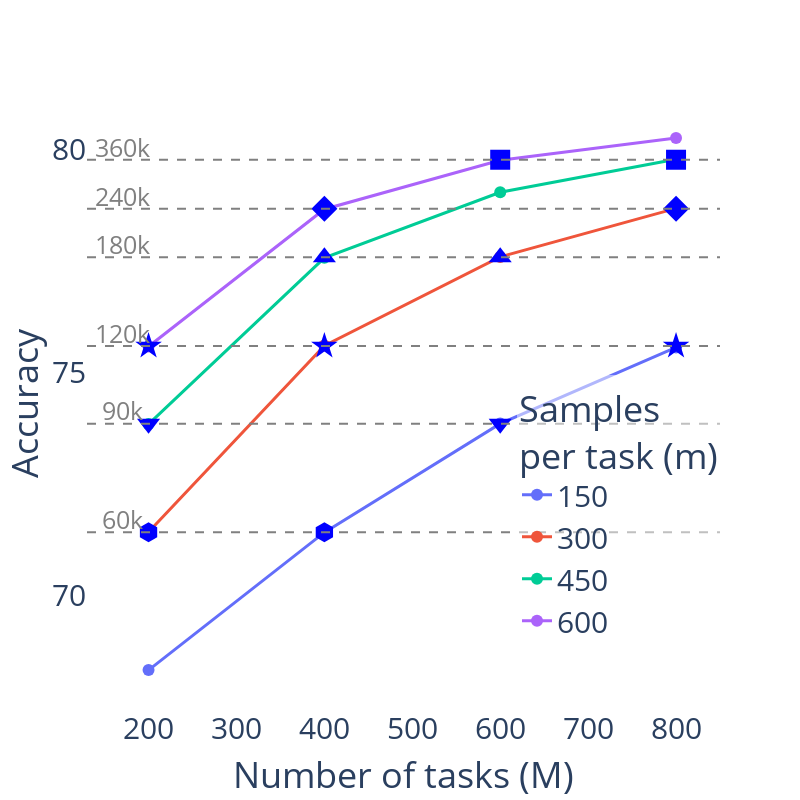

This figure's notebook cell:
### Markdown cell above
# style 1

### Code cell
df = pd.DataFrame({"M": [200,200,200,200,400,400,400,400,600,600,600,600,800,800,800,800], 
                   "m": [150,300,450,600,150,300,450,600,150,300,450,600,150,300,450,600],
                  "Accuracy": [68.32, 71.42, 73.84, 75.58, 
                                71.41, 75.60, 77.57, 78.66,
                                73.85, 77.59, 79.04, 79.76,
                                75.56, 78.68, 79.78, 80.26]}
                )



import plotly.graph_objects as go

# Prepare data
unique_m = df['m'].unique()
data = []
for m in unique_m:
    df_m = df[df['m'] == m]
    trace = go.Scatter(
        x=df_m['M'], 
        y=df_m['Accuracy'], 
        mode='markers+lines', 
        name=f'{m}',
        marker=dict(size=12),
        line=dict(width=3)
    )
    data.append(trace)

# Manually add markers
manual_marker1 = go.Scatter(x=[600, 800], y=[79.77, 79.77], mode='markers', marker=dict(size=20, symbol='square', color='blue'), showlegend=False)
manual_marker2 = go.Scatter(x=[400, 800], y=[78.67, 78.67], mode='markers', marker=dict(size=20, symbol='diamond', color='blue'), showlegend=False)
manual_marker3 = go.Scatter(x=[400, 600], y=[77.58, 77.58], mode='markers', marker=dict(size=20, symbol='triangle-up', color='blue'), showlegend=False)
manual_marker4 = go.Scatter(x=[200, 400, 800], y=[75.59, 75.59, 75.59], mode='markers', marker=dict(size=20, symbol='star', color='blue'), showlegend=False)
manual_marker5 = go.Scatter(x=[200, 600], y=[73.845, 73.845], mode='markers', marker=dict(size=20, symbol='triangle-down', color='blue'), showlegend=False)
manual_marker6 = go.Scatter(x=[200, 400], y=[71.415, 71.415], mode='markers', marker=dict(size=20, symbol='hexagon', color='blue'), showlegend=False)

# Add these markers to your data list
data.append(manual_marker1)
data.append(manual_marker2)
data.append(manual_marker3)
data.append(manual_marker4)
data.append(manual_marker5)
data.append(manual_marker6)

# # Create a scatter plot for the rug
# rug_x = go.Scatter(
#     x=df['M'],  # replace this with your data
#     y=np.repeat(0, len(df)),  # replace this with the appropriate length for your data
#     mode='markers',
#     marker=dict(
#         color='black',
#         size=6,
#         symbol='line-ns-open'
#     ),
#     showlegend=False
# )

# # Add the rug to your data list
# data.append(rug_x)


# Create a figure
fig = go.Figure(data)

# Update layout
fig.update_layout(
    xaxis_title="Number of tasks (M)",
    yaxis_title="Accuracy",
    legend_title="Samples <br>per task (m)",
    legend=dict(
        yanchor="bottom",
        y=0.1,
        xanchor="right",
        x=1,
        bgcolor='rgba(255, 255, 255, 0.5)',  # Set the background color with transparency
        bordercolor='rgb(128, 128, 128)',  # Set the border color with transparency
    ),
    font=dict(size=30),
    height=800,
    width=800,
    xaxis_range=[130,850],
    plot_bgcolor='white',
    # paper_bgcolor="gray",
    # autosize=False,
    # margin=dict(
    #     l=10,  # left margin
    #     r=10,  # right margin
    #     b=10,  # bottom margin
    #     t=10,  # top margin
    #     pad=10  # padding
    # ),
    annotations=[
        dict(x=170, y=80.06, text="360k", showarrow=False, font=dict(size=25, color="gray")),
        dict(x=170, y=78.96, text="240k", showarrow=False, font=dict(size=25, color="gray")),
        dict(x=170, y=77.87, text="180k", showarrow=False, font=dict(size=25, color="gray")),
        dict(x=170, y=75.88, text="120k", showarrow=False, font=dict(size=25, color="gray")),
        dict(x=170, y=74.15, text="90k", showarrow=False, font=dict(size=25, color="gray")),
        dict(x=170, y=71.72, text="60k", showarrow=False, font=dict(size=25, color="gray")),
    ],
    shapes=[
        dict(type='line', yref='y', y0=79.77, y1=79.77, xref='paper', x0=0, x1=1, line=dict(color='gray', dash='dash', width=2)),
        dict(type='line', yref='y', y0=78.67, y1=78.67, xref='paper', x0=0, x1=1, line=dict(color='gray', dash='dash', width=2)),
        dict(type='line', yref='y', y0=77.58, y1=77.58, xref='paper', x0=0, x1=1, line=dict(color='gray', dash='dash', width=2)),
        dict(type='line', yref='y', y0=75.59, y1=75.59, xref='paper', x0=0, x1=1, line=dict(color='gray', dash='dash', width=2)),
        dict(type='line', yref='y', y0=73.845, y1=73.845, xref='paper', x0=0, x1=1, line=dict(color='gray', dash='dash', width=2)),
        dict(type='line', yref='y', y0=71.415, y1=71.415, xref='paper', x0=0, x1=1, line=dict(color='gray', dash='dash', width=2)),
    ],
)

# Set x and y axis ticks
fig.update_xaxes(tickvals=list(range(0, 1000, 100))) # From 0 to 1000 with a step of 100
fig.update_yaxes(tickvals=list(range(70, 90, 5))) # From 70 to 90 with a step of 5


fig.show()

### Figure 1 — Plotly figure (JSON) as saved in the notebook; plotly's stock layout.template omitted (floating-point values rounded to 4 significant figures)
{"data": [{"line": {"width": 3}, "marker": {"size": 12}, "mode": "markers+lines", "name": "150", "type": "scatter", "x": [200, 400, 600, 800], "y": [68.32, 71.41, 73.85, 75.56]}, {"line": {"width": 3}, "marker": {"size": 12}, "mode": "markers+lines", "name": "300", "type": "scatter", "x": [200, 400, 600, 800], "y": [71.42, 75.6, 77.59, 78.68]}, {"line": {"width": 3}, "marker": {"size": 12}, "mode": "markers+lines", "name": "450", "type": "scatter", "x": [200, 400, 600, 800], "y": [73.84, 77.57, 79.04, 79.78]}, {"line": {"width": 3}, "marker": {"size": 12}, "mode": "markers+lines", "name": "600", "type": "scatter", "x": [200, 400, 600, 800], "y": [75.58, 78.66, 79.76, 80.26]}, {"marker": {"color": "blue", "size": 20, "symbol": "square"}, "mode": "markers", "showlegend": false, "type": "scatter", "x": [600, 800], "y": [79.77, 79.77]}, {"marker": {"color": "blue", "size": 20, "symbol": "diamond"}, "mode": "markers", "showlegend": false, "type": "scatter", "x": [400, 800], "y": [78.67, 78.67]}, {"marker": {"color": "blue", "size": 20, "symbol": "triangle-up"}, "mode": "markers", "showlegend": false, "type": "scatter", "x": [400, 600], "y": [77.58, 77.58]}, {"marker": {"color": "blue", "size": 20, "symbol": "star"}, "mode": "markers", "showlegend": false, "type": "scatter", "x": [200, 400, 800], "y": [75.59, 75.59, 75.59]}, {"marker": {"color": "blue", "size": 20, "symbol": "triangle-down"}, "mode": "markers", "showlegend": false, "type": "scatter", "x": [200, 600], "y": [73.84, 73.84]}, {"marker": {"color": "blue", "size": 20, "symbol": "hexagon"}, "mode": "markers", "showlegend": false, "type": "scatter", "x": [200, 400], "y": [71.42, 71.42]}], "layout": {"annotations": [{"font": {"color": "gray", "size": 25}, "showarrow": false, "text": "360k", "x": 170, "y": 80.06}, {"font": {"color": "gray", "size": 25}, "showarrow": false, "text": "240k", "x": 170, "y": 78.96}, {"font": {"color": "gray", "size": 25}, "showarrow": false, "text": "180k", "x": 170, "y": 77.87}, {"font": {"color": "gray", "size": 25}, "showarrow": false, "text": "120k", "x": 170, "y": 75.88}, {"font": {"color": "gray", "size": 25}, "showarrow": false, "text": "90k", "x": 170, "y": 74.15}, {"font": {"color": "gray", "size": 25}, "showarrow": false, "text": "60k", "x": 170, "y": 71.72}], "font": {"size": 30}, "height": 800, "legend": {"bgcolor": "rgba(255, 255, 255, 0.5)", "bordercolor": "rgb(128, 128, 128)", "title": {"text": "Samples <br>per task (m)"}, "x": 1, "xanchor": "right", "y": 0.1, "yanchor": "bottom"}, "plot_bgcolor": "white", "shapes": [{"line": {"color": "gray", "dash": "dash", "width": 2}, "type": "line", "x0": 0, "x1": 1, "xref": "paper", "y0": 79.77, "y1": 79.77, "yref": "y"}, {"line": {"color": "gray", "dash": "dash", "width": 2}, "type": "line", "x0": 0, "x1": 1, "xref": "paper", "y0": 78.67, "y1": 78.67, "yref": "y"}, {"line": {"color": "gray", "dash": "dash", "width": 2}, "type": "line", "x0": 0, "x1": 1, "xref": "paper", "y0": 77.58, "y1": 77.58, "yref": "y"}, {"line": {"color": "gray", "dash": "dash", "width": 2}, "type": "line", "x0": 0, "x1": 1, "xref": "paper", "y0": 75.59, "y1": 75.59, "yref": "y"}, {"line": {"color": "gray", "dash": "dash", "width": 2}, "type": "line", "x0": 0, "x1": 1, "xref": "paper", "y0": 73.84, "y1": 73.84, "yref": "y"}, {"line": {"color": "gray", "dash": "dash", "width": 2}, "type": "line", "x0": 0, "x1": 1, "xref": "paper", "y0": 71.42, "y1": 71.42, "yref": "y"}], "width": 800, "xaxis": {"range": [130, 850], "tickvals": [0, 100, 200, 300, 400, 500, 600, 700, 800, 900], "title": {"text": "Number of tasks (M)"}}, "yaxis": {"tickvals": [70, 75, 80, 85], "title": {"text": "Accuracy"}}}}
